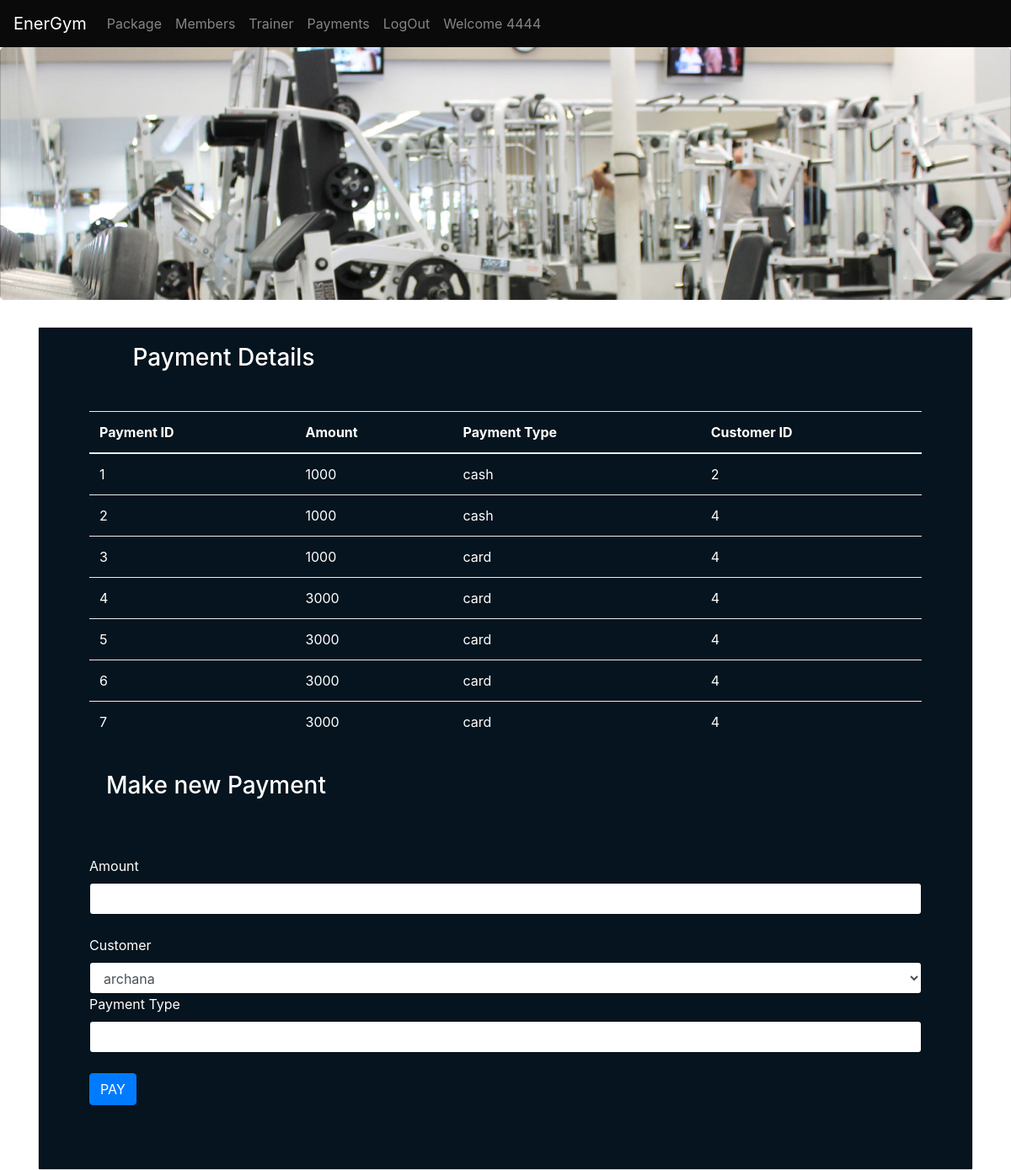
Screenshot of /payment.php (signed in) with the database file from the repository.
### tables this page shows
CREATE TABLE `payment` (
  `Payment_id` int(10) NOT NULL,
  `Amount` int(20) NOT NULL,
  `customer_id` varchar(20) NOT NULL,
  `payment_type` varchar(20) NOT NULL,
  `card_number` varchar(30) DEFAULT NULL,
  `cvv` int(11) DEFAULT NULL,
  `expiry_date` date DEFAULT NULL
);

### payment.php (the view, shortened to what this page needs)
<!DOCTYPE html>
<?php
 include("function.php");
 include("nav.php");
 ?>
<html>
<head>
    <link rel="stylesheet" href="bootstrap/bootstrap.min.css">
</head>
<body>
<div class="jumbotron" style="background: url('images/2.jpg') no-repeat;background-size: cover;height: 300px;"></div>
 <div class="container">
<div class="card">
     <div class="card-body" style="background-color:#05141e;color:#ffffff;">
         <div class="row">
             <div class="col-md-1">
              </div>
             <div class="col-md-3"><h3>Payment Details</h3></div>
             <div class="col-md-8">
                 </div></div></div>
     <div class="card-body" style="background-color:#05141e;color:#ffffff;">
         <div class="card-body">
    <table class="table table-hover">
        <thead>
     <tr>
            <th>Payment ID </th>
            <th>Amount</th>
            <th>Payment Type</th>
            <th>Customer ID</th>
        </tr>
        </thead>
        <tbody>
          <?php get_payment(); ?>
        </tbody>
    </table>
    <div class="card-body" style="background-color:#05141e;color:FFFFFF;">
                <h3>Make new Payment</h3>
                </div>
                <div class="card-body"></div>
                <form class="form-group" action="function.php" method="post">
                    <label>Amount</label>
                    <input type="text" name="Amount" required class="form-control"><br>
                    <label>Customer</label>
                    <select class="form-control" name="customer_id">
                    <?php
                    global $con;
                    $query="select * from members";
                    $member_details=mysqli_query($con,$query);
                    while ($row=mysqli_fetch_array($member_details))
                    {
       echo '<option value="'.$row['member_id'].'">'.$row['fname'].'</option>';
           }
           ?>
           </select>
                    <label>Payment Type</label>
<input type="text" name="payment_type" required class="form-control"><br>
<input type="submit" class="btn btn-primary" name="pay_submit" value="PAY">
     </div>
    </div>
    </div>
    </div>
    </body>
</html>

### function.php (shortened to what this page needs)
<?php
$con=mysqli_connect("localhost","root","","energym");
function get_payment(){
    global $con;
    $query="select * from Payment";
    $result=mysqli_query($con,$query);
    while($row=mysqli_fetch_array($result)){
        $Payment_id=$row ['Payment_id'];
        $Amount=$row['Amount'];
        $payment_type=$row['payment_type'];
        $customer_id=$row['customer_id'];
        echo"<tr>
        <td>$Payment_id</td>
        <td>$Amount</td>
        <td>$payment_type</td>
        <td>$customer_id</td>
            </tr>";
    }
}
?>

### rows the page displays
payment: Payment_id "1", Amount "1000", payment_type "cash", customer "2"
payment: Payment_id "2", Amount "1000", payment_type "cash", customer "4"
payment: Payment_id "3", Amount "1000", payment_type "card", customer "4"
payment: Payment_id "4", Amount "3000", payment_type "card", customer "4"
payment: Payment_id "5", Amount "3000", payment_type "card", customer "4"
payment: Payment_id "6", Amount "3000", payment_type "card", customer "4"
payment: Payment_id "7", Amount "3000", payment_type "card", customer "4"

### other values shown
$_SESSION['user'] "4444"
form field customer_id "archana"
